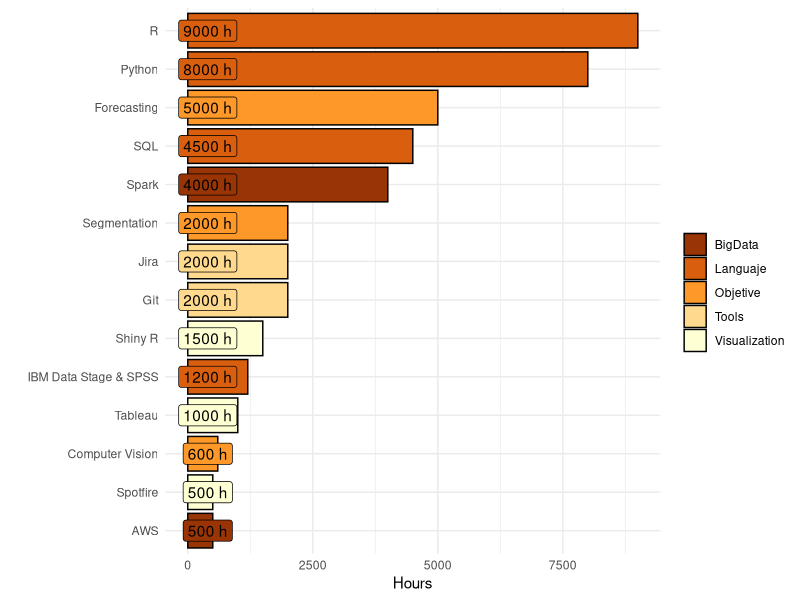

Here is the R script that generated this plot:
## ---- chunk 1
knitr::opts_chunk$set(echo = TRUE)
## ---- chunk 2
library(ggplot2)
# library(plotly)
library(tibble)
library(dplyr)

skills <- tribble(
    ~ Skill, ~ Hours, ~ Class,
    "AWS", 500, "BigData",
    "Python", 8000, "Languaje",
    "Spark", 4000, "BigData",
    "R", 9000, "Languaje",
    "Git", 2000, "Tools",
    "Jira", 2000, "Tools",
    "Forecasting", 5000, "Objetive",
    "Segmentation", 2000, "Objetive",
    "Computer Vision", 600, "Objetive",
    "SQL", 4500, "Languaje",
    "IBM Data Stage & SPSS", 1200, "Languaje",
    "Shiny R", 1500, "Visualization",
    "Tableau", 1000, "Visualization",
    "Spotfire", 500, "Visualization"
) 
## ---- chunk 3
# plotly(
ggplot(data=skills,aes(x=reorder(Skill,-desc(Hours)), y= Hours, fill=Class, label=paste0(Hours," h"))) + 
    geom_bar(stat = "identity", colour="black") +
    # geom_hline(yintercept = 10000, colour="red")+
    coord_flip() +
    labs(x=" ", y="Hours", fill=" ")  +
    theme_minimal() +
    scale_fill_brewer(palette = "YlOrBr",direction = -1) +
    geom_label(show_guide  = F,
               aes(y=400)) 
# )
